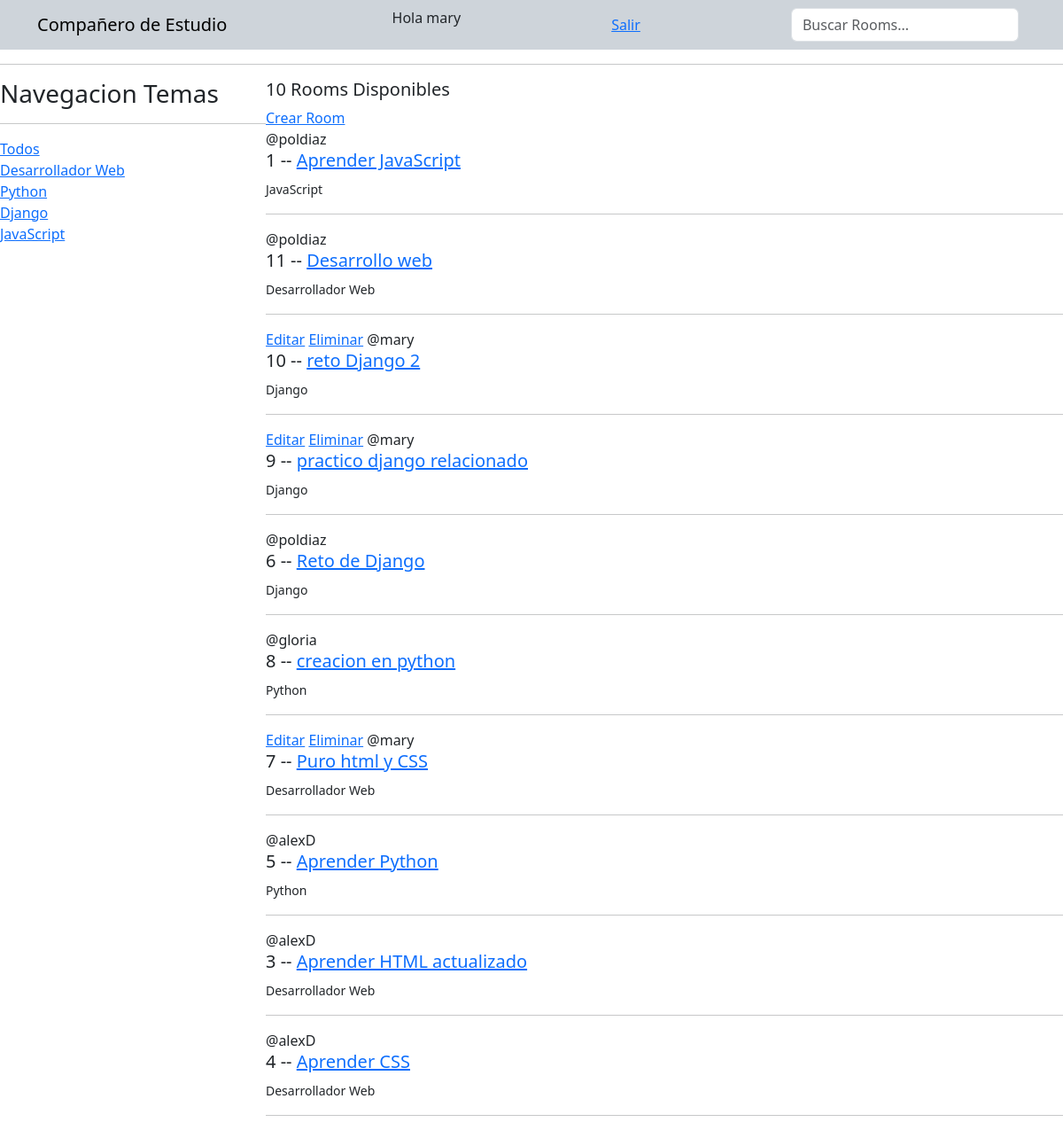
The page / (signed in) on the database its author committed.
### base/models.py (models this page shows, shortened)
class Topic(models.Model):
    name = models.CharField(max_length=200)

class Room(models.Model):
    host = models.ForeignKey(User, on_delete=models.SET_NULL, null=True)
    topic = models.ForeignKey(Topic, on_delete=models.SET_NULL, null=True)
    name = models.CharField(max_length=200)
    description = models.TextField(null=True, blank=True)
    participants = models.ManyToManyField(User, related_name='participants', blank=True)
    updated = models.DateTimeField(auto_now=True)
    created = models.DateTimeField(auto_now_add=True)
    class Meta:
        ordering = ['-updated', '-created']

### base/views.py (the view)
# urls.py: path('', views.home, name="home"),
def home(request):
    q = request.GET.get("q") if request.GET.get("q") != None else ""
    rooms = Room.objects.filter(
        Q(topic__name__icontains=q) | Q(name__icontains=q) | Q(description__icontains=q)
    )
    topics = Topic.objects.all()
    room_count = rooms.count()
    context = {"rooms": rooms, "topics": topics, "room_count": room_count}
    return render(request, "base/home.html", context)

### base/templates/base/home.html (shortened to what this page needs)
{% extends "main.html" %}
{% block content %}
<div class="home-container">
  <div>
    <h3>Navegacion Temas</h3>
    <hr />
    <div>
      <a href="{% url 'home' %}">Todos</a>
    </div>
    {% for topic in topics %}
      <div>
        <a href="{% url 'home' %}?q={{topic.name}}">{{topic.name}}</a>
      </div>
    {% endfor %}
  </div>
  <div>
    <h5>{{ room_count }} Rooms Disponibles</h5>
    <a href="{% url 'create-room' %}">Crear Room</a>
    <div>
      {% for room in rooms %}
      <div>
        {% if request.user == room.host %}
          <a href="{% url 'update-room' room.id %}">Editar</a>
          <a href="{% url 'delete-room' room.id %}">Eliminar</a>
        {% endif %}
        <span>@{{ room.host.username }}</span>
        <h5>
          {{ room.id }} --
          <a href="{% url 'room' room.id %}"> {{ room.name }}</a>
        </h5>
        <small>{{ room.topic.name }}</small>
        <hr />
      </div>
      {% endfor %}
    </div>
  </div>
</div>
{% endblock content %}

### templates/navbar.html
<nav class="navbar bg-dark-subtle">
  <div class="container">
    <a href="/" class="navbar-brand">Compañero de Estudio</a>
    {% if request.user.is_authenticated %}
      <p>Hola {{ request.user }}</p>
      <a href="{% url 'logout' %}">Salir</a>
    {% else %}
    <a href="{% url 'login' %}">Ingresar</a>
    {% endif %}
    <form class="d-flex" role="search" method="GET" action="{% url 'home' %}">
      <input class="form-control me-2" aria-label="Search" type="text" name="q" placeholder="Buscar Rooms...">
    </form>
  </div>
</nav>
<hr>

### base/templates/base/home.html (style rules this page uses)
.home-container { display: grid; grid-template-columns: 1fr 3fr; }

### rows shown on the page
Topic: name "Desarrollador Web"
Topic: name "Python"
Topic: name "Django"
Topic: name "JavaScript"
Room: host.username "poldiaz", id "1", name "Aprender JavaScript", topic.name "JavaScript"
Room: host.username "poldiaz", id "11", name "Desarrollo web", topic.name "Desarrollador Web"
Room: shows "Editar", host.username "mary", id "10", name "reto Django 2", topic.name "Django"
Room: shows "Editar", host.username "mary", id "9", name "practico django relacionado", topic.name "Django"
Room: host.username "poldiaz", id "6", name "Reto de Django", topic.name "Django"
Room: host.username "gloria", id "8", name "creacion en python", topic.name "Python"
Room: shows "Editar", host.username "mary", id "7", name "Puro html y CSS", topic.name "Desarrollador Web"
Room: host.username "alexD", id "5", name "Aprender Python", topic.name "Python"
Room: host.username "alexD", id "3", name "Aprender HTML actualizado", topic.name "Desarrollador Web"
Room: host.username "alexD", id "4", name "Aprender CSS", topic.name "Desarrollador Web"

### other values the page prints
{{ request.user }} "mary"
{{ room_count }} "10"
